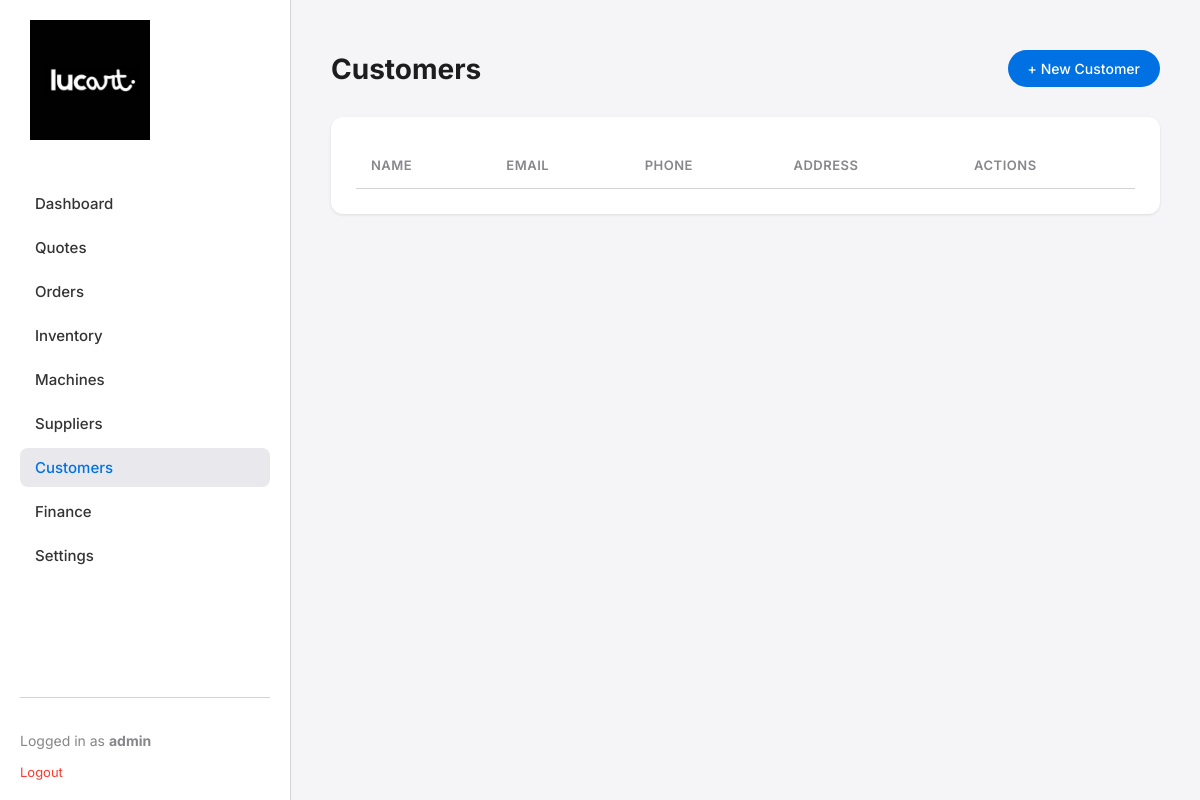
Before: /customers/ (signed in) with the older database file.
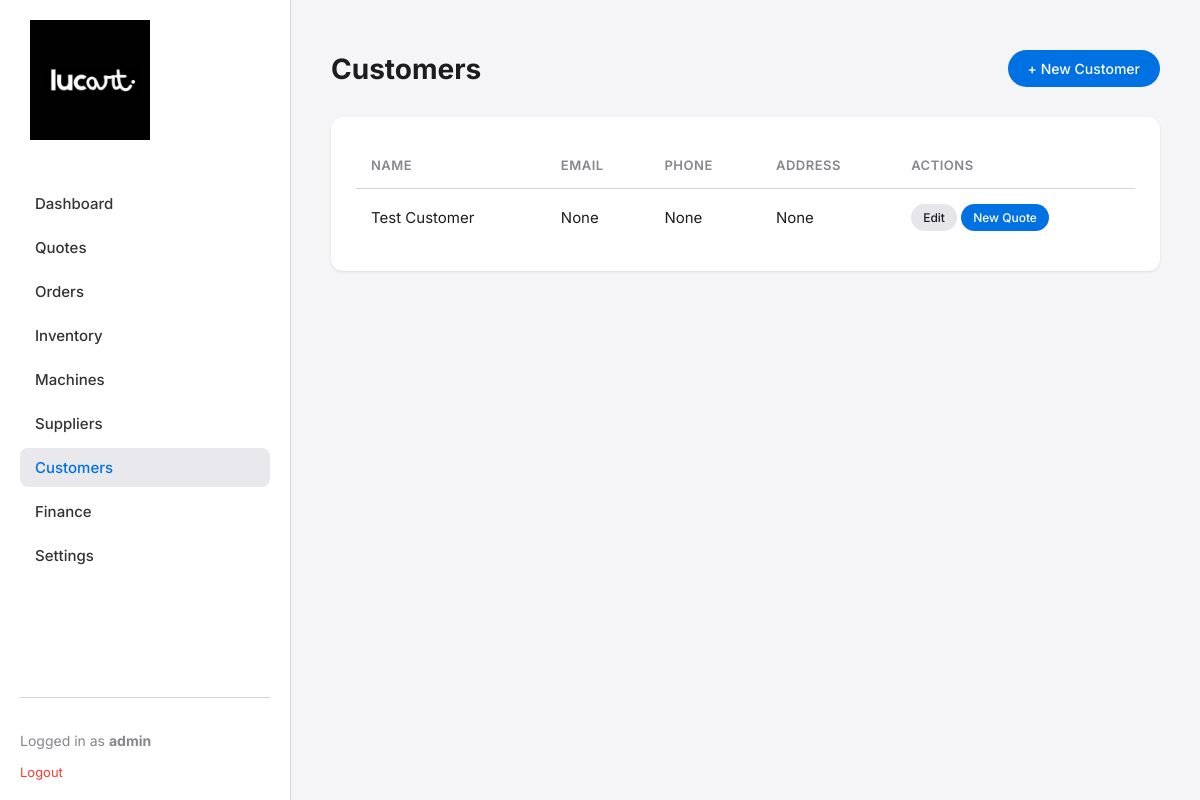
After: the same page with the newer database file.
### app/models.py (models this page shows, shortened)
class User(UserMixin, db.Model):
    id = db.Column(db.Integer, primary_key=True)
    username = db.Column(db.String(64), index=True, unique=True)
    password_hash = db.Column(db.String(128))

class Customer(db.Model):
    id = db.Column(db.Integer, primary_key=True)
    name = db.Column(db.String(120), index=True, nullable=False)
    email = db.Column(db.String(120), index=True)
    phone = db.Column(db.String(20))
    address = db.Column(db.String(200))
    notes = db.Column(db.Text)
    created_at = db.Column(db.DateTime, default=datetime.utcnow)
    orders = db.relationship('Order', backref='customer', lazy='dynamic')
    quotes = db.relationship('Quote', backref='customer', lazy='dynamic')

### app/customers/routes.py (the view)
@customers_bp.route('/')
@login_required
def index():
    page = request.args.get('page', 1, type=int)
    customers = Customer.query.order_by(Customer.name.asc()).paginate(page=page, per_page=20, error_out=False)
    return render_template('customers/index.html', title='Customers', customers=customers)

### app/models.py (called while the page is built)
@login.user_loader
def load_user(id):
    return User.query.get(int(id))

### app/templates/customers/index.html
{% extends "base.html" %}
{% block content %}
<div class="header">
    <h1 class="page-title">Customers</h1>
    <div class="actions">
        <a href="{{ url_for('customers.new_customer') }}" class="btn btn-primary">+ New Customer</a>
    </div>
</div>
<div class="card">
    <table>
        <thead>
            <tr>
                <th>Name</th>
                <th>Email</th>
                <th>Phone</th>
                <th>Address</th>
                <th>Actions</th>
            </tr>
        </thead>
        <tbody>
            {% for customer in customers %}
            <tr>
                <td>{{ customer.name }}</td>
                <td>{{ customer.email }}</td>
                <td>{{ customer.phone }}</td>
                <td>{{ customer.address }}</td>
                <td>
                    <a href="{{ url_for('customers.edit_customer', id=customer.id) }}" class="btn btn-sm btn-secondary">Edit</a>
                    <a href="{{ url_for('quotes.new_quote', customer_id=customer.id) }}" class="btn btn-sm btn-primary">New Quote</a>
                </td>
            </tr>
            {% endfor %}
        </tbody>
    </table>
</div>
{% endblock %}

### app/templates/base.html (shortened to what this page needs)
<!DOCTYPE html>
<html lang="en">
<head>
    <link rel="stylesheet" href="{{ url_for('static', filename='css/modern.css') }}">
</head>
<body>
    <div class="sidebar">
        <div class="logo-container">
            <a href="{{ url_for('index') }}">
                <img src="{{ url_for('static', filename='img/logo.png') }}" alt="Lucart 3D">
            </a>
        </div>
        <div class="nav-links">
            <a href="{{ url_for('index') }}" class="nav-link">Dashboard</a>
            <a href="{{ url_for('quotes.index') }}" class="nav-link">Quotes</a>
            <a href="{{ url_for('orders.index') }}" class="nav-link">Orders</a>
            <a href="{{ url_for('inventory.index') }}" class="nav-link">Inventory</a>
            <a href="{{ url_for('machines.index') }}" class="nav-link">Machines</a>
            <a href="{{ url_for('suppliers.index') }}" class="nav-link">Suppliers</a>
            <a href="{{ url_for('customers.index') }}" class="nav-link">Customers</a>
            <a href="{{ url_for('finance.index') }}" class="nav-link">Finance</a>
            <a href="{{ url_for('settings.index') }}" class="nav-link">Settings</a>
        </div>
        <div class="user-info">
            {% if current_user.is_authenticated %}
                <p>Logged in as <strong>{{ current_user.username }}</strong></p>
                <a href="{{ url_for('auth.logout') }}" style="color: var(--error-color); text-decoration: none; font-size: 13px;">Logout</a>
            {% else %}
                <a href="{{ url_for('auth.login') }}">Login</a>
            {% endif %}
        </div>
    </div>
    <div class="main-content">
        {% block content %}{% endblock %}
    </div>
</body>
</html>

### app/static/css/modern.css (style rules this page uses)
:root { --bg-color: #f5f5f7; --sidebar-bg: #ffffff; --sidebar-text: #333333; --sidebar-active: #e8e8ed; --text-color: #1d1d1f; --text-secondary: #86868b; --accent-color: #0071e3; --accent-hover: #0077ed; --card-bg: #ffffff; --border-color: #d2d2d7; --error-color: #ff3b30; --success-color: #34c759; --warning-color: #ff9f0a; --shadow-sm: 0 1px 3px rgba(0,0,0,0.1); --shadow-md: 0 4px 6px rgba(0,0,0,0.05); --radius: 12px; }
body { font-family: -apple-system, BlinkMacSystemFont, "Segoe UI", Roboto, Helvetica, Arial, sans-serif; background-color: var(--bg-color); color: var(--text-color); margin: 0; display: flex; height: 100vh; overflow: hidden; }
.sidebar { width: 250px; background-color: var(--sidebar-bg); border-right: 1px solid var(--border-color); display: flex; flex-direction: column; padding: 20px; }
.logo-container { margin-bottom: 40px; padding-left: 10px; }
.logo-container img { max-width: 120px; height: auto; }
.nav-links { flex: 1; display: flex; flex-direction: column; gap: 5px; }
.nav-link { text-decoration: none; color: var(--sidebar-text); padding: 10px 15px; border-radius: 8px; transition: background-color 0.2s; font-weight: 500; font-size: 15px; }
.nav-link.active { background-color: var(--sidebar-active); color: var(--accent-color); }
.user-info { margin-top: auto; padding-top: 20px; border-top: 1px solid var(--border-color); font-size: 14px; color: var(--text-secondary); }
.main-content { flex: 1; overflow-y: auto; padding: 30px 40px; }
.header { display: flex; justify-content: space-between; align-items: center; margin-bottom: 30px; }
.page-title { font-size: 28px; font-weight: 700; margin: 0; }
.actions { display: flex; gap: 10px; }
.card { background: var(--card-bg); border-radius: var(--radius); padding: 25px; box-shadow: var(--shadow-sm); margin-bottom: 20px; }
.btn { display: inline-block; padding: 10px 20px; border-radius: 20px; text-decoration: none; font-size: 14px; font-weight: 500; cursor: pointer; border: none; transition: all 0.2s; }
.btn-primary { background-color: var(--accent-color); color: white; }
.btn-secondary { background-color: #e5e5ea; color: var(--text-color); }
.btn-sm { padding: 6px 12px; font-size: 12px; }
table { width: 100%; border-collapse: collapse; }
th { text-align: left; padding: 15px; border-bottom: 1px solid var(--border-color); color: var(--text-secondary); font-weight: 600; font-size: 13px; text-transform: uppercase; letter-spacing: 0.5px; }
td { padding: 15px; border-bottom: 1px solid #eee; font-size: 15px; }
tr:last-child td { border-bottom: none; }

### app/templates/base.html (style rules this page uses)
body { font-family: 'Inter', sans-serif; }

Changed rows visible on the page:
added Customer: name "Test Customer", email "None", phone "None", address "None"
